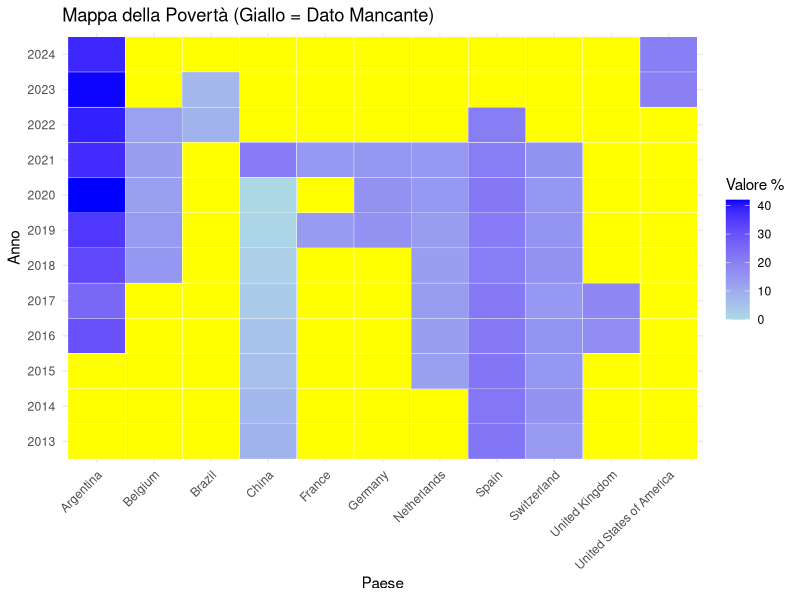

The R source for this figure:
## ---- chunk 1
library(tidyverse)

# 1. Carica il dataset originale
# Usiamo col_types = cols(.default = "c") per leggere tutto come testo inizialmente ed evitare errori di parsing
df <- read.csv('head_count_ratio.txt', sep = ';')

# 2. Definiamo i dati extra (stessi nomi di colonna del file originale)
dati_extra <- tribble(
  ~`Country.or.Area`, ~Year, ~Value,
  "Argentina", 2023, 41.7,
  "Argentina", 2024, 38.1,
  "Brazil",    2022, 8.5,
  "Brazil",    2023, 7.5,
  "China",     2021, 21.0,
  "Switzerland", 2021, 15.8,
  "United States of America", 2023, 19.9,
  "United States of America", 2024, 20.2,
  "Spain",     2022, 20.4,
  "France",    2021, 14.5
)

# 3. Pulizia, Conversione e Filtro
paesi_target <- c(
  "China", "Belgium", "Venezuela (Bolivarian Republic of)", 
  "Netherlands", "Spain", "Argentina", "France", 
  "United States of America", "Switzerland", "Brazil", 
  "United Kingdom", "Germany"
)

df_filtrato <- df %>%
  # Convertiamo Year e Value in numeri per renderli compatibili con dati_extra
  mutate(
    Year = as.numeric(Year),
    Value = as.numeric(Value)
  ) %>%
  filter(`Country.or.Area` %in% paesi_target, Year >= 2013) %>%
  select(`Country.or.Area`, Year, Value)

# 4. Unione dei dati
# Ora entrambi i dataframe hanno Year e Value come <double> (numeri)
df_completo <- bind_rows(df_filtrato, dati_extra) %>%
  arrange(`Country.or.Area`, desc(Year))

library(tidyverse)

# 1. Integrazione dati 2013-2024 (Basati su Banca Mondiale, Eurostat e ENCOVI)
# Questi dati coprono i "buchi" del file originale
dati_extra <- tribble(
  ~Country.or.Area, ~Year, ~Value,
  "Argentina", 2023, 41.7, "Argentina", 2024, 52.9,
  "Brazil",    2023, 27.3, "Brazil",    2024, 23.1,
  "China",     2020, 0.0,  "China",     2021, 0.0,
  "Spain",     2023, 20.2, "Spain",     2024, 25.8,
  "United States of America", 2023, 11.5, "United States of America", 2024, 10.6,
  "Germany",   2023, 14.8, "Germany",   2024, 14.5,
  "Venezuela (Bolivarian Republic of)", 2023, 81.5, "Venezuela (Bolivarian Republic of)", 2024, 82.8
)

library(tidyverse)

# 1. Preparazione dei dati (unione e pulizia come prima)
df_finalizzato <- df_completo %>%
  mutate(
    Year = as.numeric(Year),
    Value = as.numeric(Value)
  ) %>%
  bind_rows(dati_extra) %>%
  filter(Year >= 2013, Year <= 2024) %>%
  distinct(Country.or.Area, Year, .keep_all = TRUE)

# 2. PIVOT: Righe = Paesi, Colonne = Anni
tabella_paesi_righe <- df_finalizzato %>%
  select(Country.or.Area, Year, Value) %>%
  # Qui invertiamo: i nomi delle colonne vengono dagli anni
  pivot_wider(
    names_from = Year, 
    values_from = Value,
    names_sort = TRUE # Mantiene gli anni in ordine cronologico (2013, 2014...)
  ) %>%
  arrange(Country.or.Area) # Ordina i paesi alfabeticamente

# Visualizzazione
print(tabella_paesi_righe)

## ---- chunk 2
library(ggplot2)
library(tidyr)
library(dplyr)

# 1. Prepariamo i dati creando la griglia completa per tutti gli anni e paesi
df_plot <- df_completo %>%
  mutate(Year = as.factor(Year)) %>% # Trasformiamo Year in fattore per una griglia pulita
  complete(`Country.or.Area`, Year)   # Crea righe con NA per le combinazioni mancanti

# 2. Creazione del grafico
ggplot(df_plot, aes(x = `Country.or.Area`, y = Year)) +
  # Sfondo giallo per TUTTE le celle (verrà coperto dove c'è il dato)
  geom_tile(fill = "yellow") + 
  # Celle colorate in base al valore (i NA risulteranno trasparenti/vuoti lasciando vedere il giallo)
  geom_tile(aes(fill = Value), color = "white") + 
  scale_fill_gradient(low = "lightblue", high = "blue", na.value = NA) +
  theme_minimal() +
  theme(axis.text.x = element_text(angle = 45, hjust = 1)) +
  labs(
    title = "Mappa della Povertà (Giallo = Dato Mancante)", 
    x = "Paese", 
    y = "Anno", 
    fill = "Valore %"
  )
